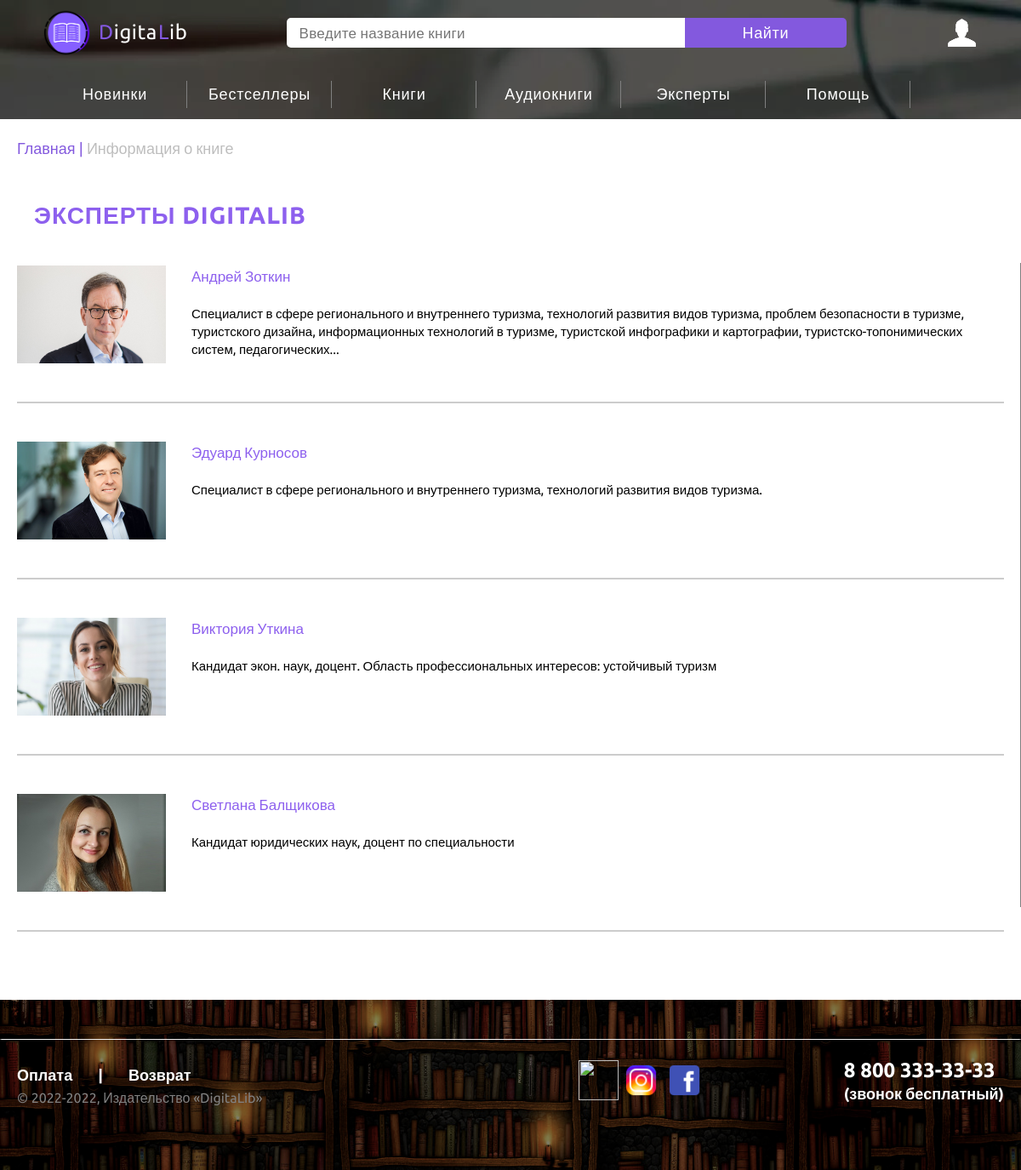
The app's page /show_experts/ with its own data.
### books/models.py (models this page shows, shortened)
class Expert(models.Model):
    image = models.ImageField(upload_to = 'expert_images/', blank = True)
    name = models.CharField(max_length=80)
    description = models.CharField(max_length=1000)

### books/views.py (the view)
# urls.py: path('show_experts/', views.show_experts, name='show_experts'),
def show_experts(request):
    experts = Expert.objects.all()
    content = {"experts": experts}
    template = loader.get_template('books/experts.html')
    return HttpResponse(template.render(content, request))

### books/templates/books/experts.html (shortened to what this page needs)
{% load static %}
<!DOCTYPE html>
<html lang="en">
<head>
    <link rel="stylesheet" type = 'text/css' href="{% static 'books/general_style.css' %}">
    <link rel="stylesheet" type = 'text/css' href="{% static 'books/book_style.css' %}">
</head>
<body>
    <div class="wrapper">
        <div class="content">
            <div class="top">
                <div class="top-layer">
                    <div class="container">
                        <div class="head">
                            <div class="top__row">
                                <div class="top__logo">
                                    <a href="{% url 'main_window' %}" class="top__link"><img src = "{% static '../static/books/images/logo.png' %}"/ class="top__logo-style"><span class="top__link-text"><span class="top__letter_1">D</span>igita<span class="top__letter_2">L</span>ib</span></a>
                                </div>
                                <div class="top__search">
                                    <form action="{% url "show_searched" %}" method="post">
                                        <input type="text" class="top__input showed" name="top_input" id="top_input" placeholder="Введите название книги">
                                        <button type="submit" class="top__button">Найти</button>
                                    </form>
                                </div>
                                <div class="top__register">
                                    <div class="top__drop-login">
                                        <button class="top__regbutton"><img src="{% static '../static/books/images/im.png' %}"/ class="top__logo-login" alt=""></button>
                                    </div>
                                </div>
                            </div>
                            <div class="top__menu">
                                <ul class="top__menu">
                                    <form action = {% url 'show_news' %} method='get'>
                                        <button type = 'submit' class="top__button-link" value="Новинки">Новинки</button>
                                    </form>
                                    <form action = {% url 'show_bestsellers' %} method='get'>
                                        <button type = 'submit' class="top__button-link" value="Новинки">Бестселлеры</button>
                                    </form>
                                    <form action = {% url 'show_all' %} method='get'>
                                        <button type = 'submit' class="top__button-link" value="Новинки">Книги</button>
                                    </form>
                                    <form action = {% url 'show_audio' %} method='get'>
                                        <button type = 'submit' class="top__button-link" value="Новинки">Аудиокниги</button>
                                    </form>
                                    <form action = {% url 'show_experts' %} method='get'>
                                        <button type = 'submit' class="top__button-link" value="Новинки">Эксперты</button>
                                    </form>
                                    <div class="top__drop-content">
                                        <button class="top__button-link top__button-link_help">Помощь</button>
                                    </div>
                                </ul>
                            </div>
                        </div>
                    </div>
                </div>
            </div>
            <div class="experts">
                <div class="container">
                    <div class="main__link">
                        <a href="{% url "main_window" %}" class="main__link-style">Главная</a> | <span class="main__empty-link">Информация о книге</span>
                    </div>
                    <div class="list__title">
                        Эксперты DigitaLib
                    </div>
                    <div class="experts__block">
                    {% for expert in experts %}
                        <div class="expert__box">
                            <div class="list__expert-images">
                                <img src="{{ expert.image.url }}" alt="" class="list__expert-image">
                            </div>
                            <div class="list__expert-info">
                                <div class="list__expert-name">{{expert.name}}</div>
                                <div class="list__expert-description">{{expert.description}}</div>
                            </div>
                        </div>
                        {% endfor %}
                    </div>
                </div>
            </div>
            </div>
        </div>
        <footer class="footer">
            <div class="layer layer_3">
                <div class="container">
                    hello
                    <img src={% static '../static/books/images/line.png' %} alt="" class="footer__divider">
                    <div class="footer__box">
                        <div class="footer__block">
                            <ul class="footer__links">
                                <li><a href="{% url "show_payment" %}" class="footer__payment">Оплата</a></li>|
                                <li><a href="{% url "show_return" %}" class="footer__payment footer__payment_2">Возврат</a></li>
                            </ul>
                            <div class="footer__copyright">
                                © 2022-2022, Издательство «DigitaLib»
                            </div>
                        </div>
                        <div class="footer__block">
                            <div class="footer__right-block">
                                <div class="footer__networks">
                                    <a href="https://vk.com/"><img src="{% static '../static/books/images/vk_icon.png' %}" alt="" class="footer__vk"></a>
                                    <a href="https://www.instagram.com/"><img src="{% static '../static/books/images/insta_icon.png' %}" alt="" class="footer__vk"></a>
                                    <a href="https://ru-ru.facebook.com/"><img src="{% static '../static/books/images/facebook_icon.png' %}" alt="" class="footer__vk"></a>
                                </div>
                                <div class="footer__phone">
                                    <a href="" class="footer__phone-link">8 800 333-33-33</a>
                                    <p class="footer__freecall">(звонок бесплатный)</p>
                                </div>
                            </div>
                        </div>
                    </div>
                </div>
            </div>
        </footer>
</body>
</html>

### books/static/books/book_style.css (style rules this page uses)
* { padding: 0; margin: 0; border: 0; }
*, *:before, *:after { -moz-box-sizing: border-box; -webkit-box-sizing: border-box; box-sizing: border-box; }
nav, footer, header, aside { display: block; }
input, button, textarea { font-family: inherit; }
button { cursor: pointer; }
img { vertical-align: top; }
button, input { border: 0px; }
html, body { font-family: Arial; height: 100%; width: 100%; font-size: 12px; line-height: 1; -ms-text-size-adjust: 100%; -moz-text-size-adjust: 100%; -webkit-text-size-adjust: 100%; }
.main__link { font-family: 'Ubuntu', sans-serif; padding: 25px 0 0 0; font-size: 18px; color: #8359de; }
.main__link-style { color: #8359de; text-decoration-line: none; }
.main__empty-link { color: rgb(190, 190, 190); }

### records on screen
Expert: image (picture), name "Андрей Зоткин", description "Специалист в сфере регионального и внутреннего туризма, технологий развития видов туризма, проблем безопасности в туризме, туристского дизайна, информационных технологий в туризме, туристской инфографики и картографии, туристско-топонимических систем, педагогических..."
Expert: image (picture), name "Эдуард Курносов", description "Специалист в сфере регионального и внутреннего туризма, технологий развития видов туризма."
Expert: image (picture), name "Виктория Уткина", description "Кандидат экон. наук, доцент. Область профессиональных интересов: устойчивый туризм"
Expert: image (picture), name "Светлана Балщикова", description "Кандидат юридических наук, доцент по специальности"
